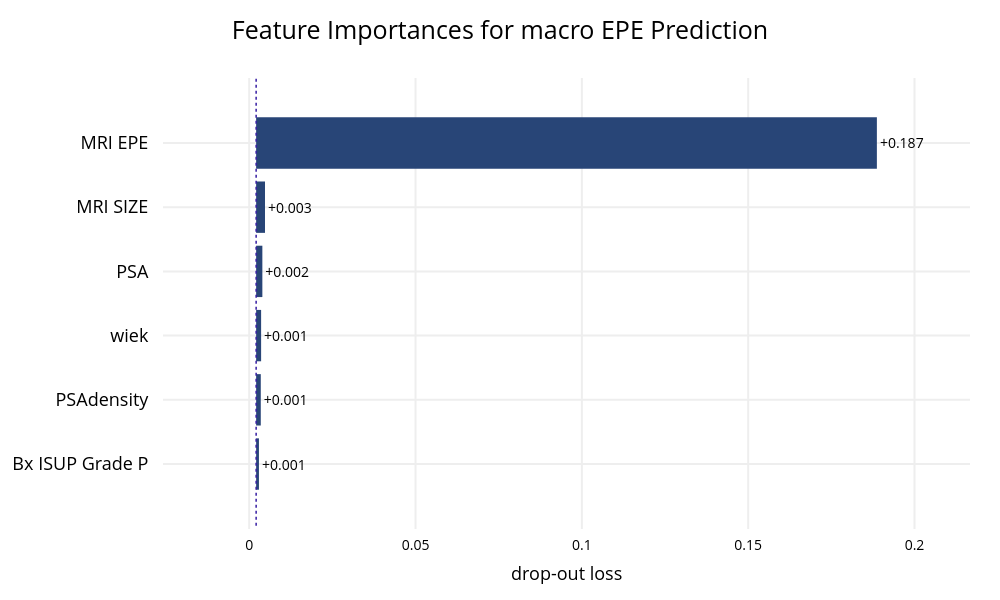

Here is the notebook cell this chart was saved with:
### Code cell
X = df[numerical_cols + categorical_cols]
y = df['EPE macro']

param_grid = {
    'classifier__learning_rate': [0.05, 0.1, 0.2],
    'classifier__n_estimators': [200, 400, 800],
    'classifier__max_depth': [3, 6, 9],
    'classifier__subsample': [0.8, 0.9, 1.0],
    'classifier__colsample_bytree': [0.8, 0.9, 1.0],
    'classifier__gamma': [0, 0.1, 0.2]
}

model = XGBClassifier(random_state=2)

#brier score and tuning test split = 0.2
res = train_and_evaluate_model(model, X, y, numerical_cols, categorical_cols, n_folds=5, tune_params=True, param_grid=param_grid, tuning_scoring='neg_brier_score', tuning_test_size=0.2)
untrained_model = model.set_params(**res.best_params)

plot_roc(res.fp_rate, res.tp_rate, res.roc_auc, fig_width=800)
plot_confusion_matrix(res.y_true, res.y_pred)
plot_feature_importance(res.pipeline, X, y, title='Feature Importance for macro EPE Prediction')
plot_discrimination_threshold(untrained_model, X, y)

### Figure 1 — Plotly figure (JSON) as saved in the notebook; plotly's stock layout.template omitted (floating-point values rounded to 4 significant figures)
{"data": [{"base": 0.002085, "hoverinfo": "text", "hoverlabel": {"bgcolor": "rgba(0,0,0,0.8)"}, "hovertext": ["Model: XGBClassifier loss after<br>variable: MRI EPE is permuted: 0.189<br>Drop-out loss change: +0.187", "Model: XGBClassifier loss after<br>variable: MRI SIZE is permuted: 0.005<br>Drop-out loss change: +0.003", "Model: XGBClassifier loss after<br>variable: PSA is permuted: 0.004<br>Drop-out loss change: +0.002", "Model: XGBClassifier loss after<br>variable: wiek is permuted: 0.004<br>Drop-out loss change: +0.001", "Model: XGBClassifier loss after<br>variable: PSAdensity is permuted: 0.003<br>Drop-out loss change: +0.001", "Model: XGBClassifier loss after<br>variable: Bx ISUP Grade P is permuted: 0.003<br>Drop-out loss change: +0.001"], "marker": {"color": "#284577"}, "orientation": "h", "showlegend": false, "text": ["+0.187", "+0.003", "+0.002", "+0.001", "+0.001", "+0.001"], "textposition": "outside", "type": "bar", "x": [0.1866, 0.002668, 0.001869, 0.001496, 0.001395, 0.0008412], "xaxis": "x", "y": ["MRI EPE", "MRI SIZE", "PSA", "wiek", "PSAdensity", "Bx ISUP Grade P"], "yaxis": "y"}], "layout": {"annotations": [{"font": {"size": 18}, "showarrow": false, "text": "", "x": 0.5, "xanchor": "center", "xref": "paper", "y": 1, "yanchor": "bottom", "yref": "paper"}, {"font": {"size": 18}, "showarrow": false, "text": "drop-out loss", "x": 0.5, "xanchor": "center", "xref": "paper", "y": 0, "yanchor": "top", "yref": "paper", "yshift": -30}], "font": {"color": "black", "size": 14}, "height": 600, "margin": {"b": 71, "r": 30, "t": 78}, "shapes": [{"line": {"color": "#371ea3", "dash": "dot", "width": 1.5}, "type": "line", "x0": 0.002085, "x1": 0.002085, "xref": "x", "y0": -1, "y1": 6, "yref": "y"}], "title": {"font": {"color": "black", "size": 25}, "text": "Feature Importances for macro EPE Prediction", "x": 0.5}, "width": 1000, "xaxis": {"anchor": "y", "automargin": true, "domain": [0, 1], "fixedrange": true, "gridwidth": 2, "range": [-0.02591, 0.2167], "tickcolor": "white", "ticklen": 3, "ticks": "outside", "type": "linear", "zeroline": false}, "yaxis": {"anchor": "x", "automargin": true, "autorange": "reversed", "domain": [0, 1], "fixedrange": true, "gridwidth": 2, "tickcolor": "white", "tickfont": {"size": 18}, "ticklen": 10, "ticks": "outside", "type": "category"}}}
